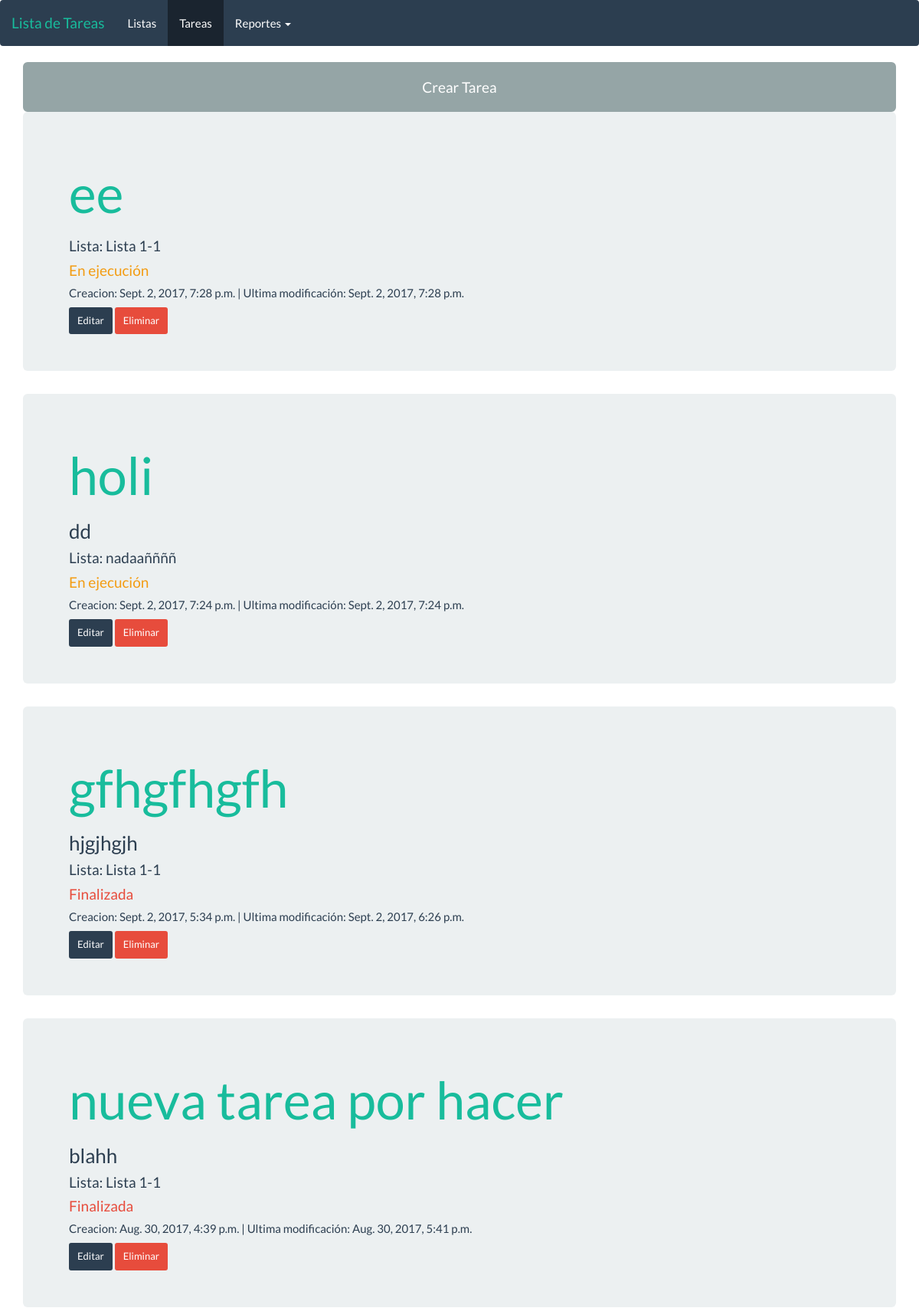
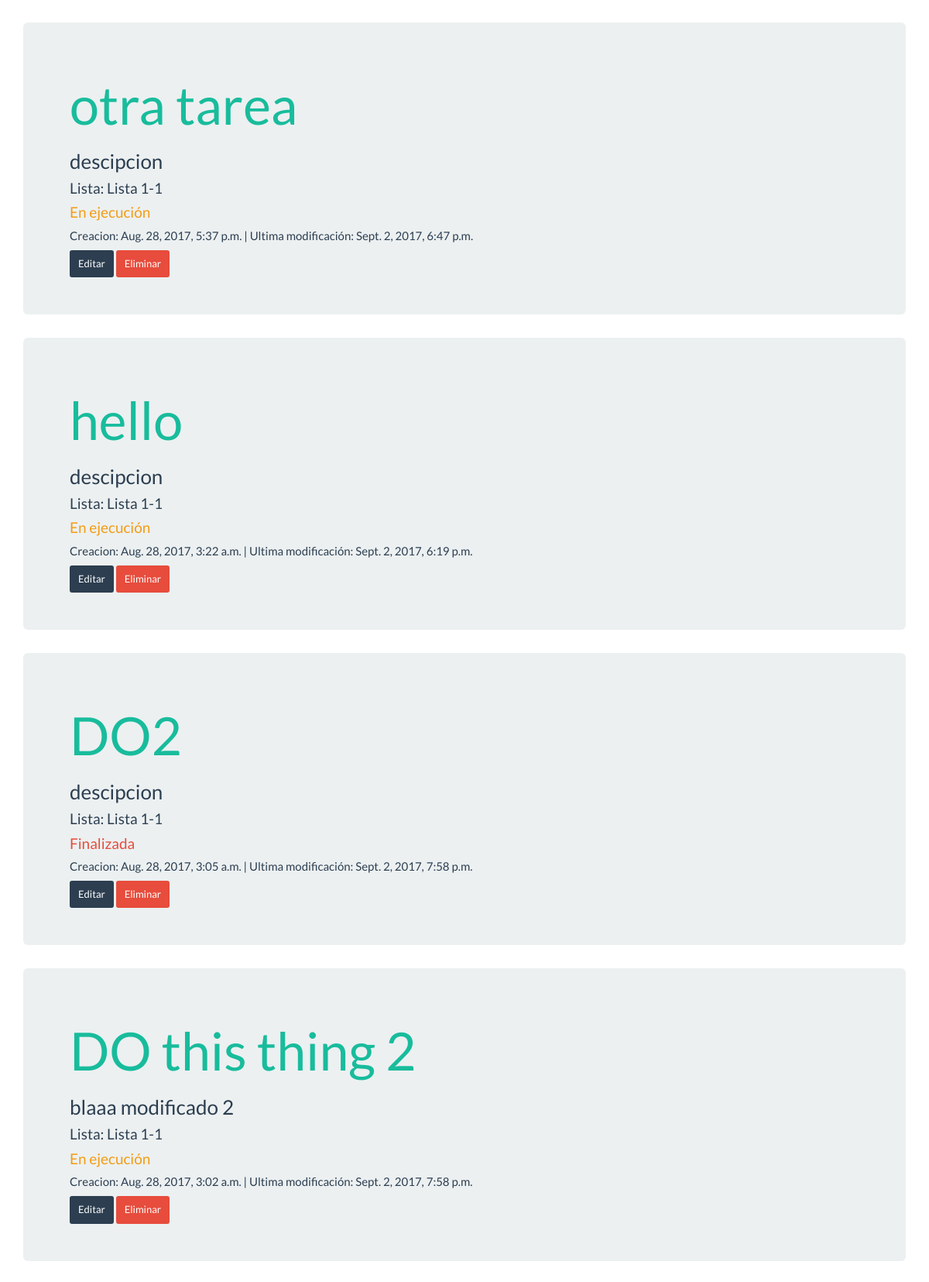
Page /tarea/tareas (upper part) on the committed database (2 pictures, top to bottom).
### tarea/models.py (models this page shows, shortened)
class Tarea(models.Model):
	lista = models.ForeignKey(Lista, null=True, on_delete=models.CASCADE)
	titulo_tarea = models.CharField(max_length=50)
	terminado =models.BooleanField(default=False)
	fecha_creacion_tarea = models.DateTimeField(auto_now_add=True)
	fecha_modificacion = models.DateTimeField(auto_now=True)
	descripcion = models.TextField(blank=True)

class Lista(models.Model):
	titulo_lista = models.CharField(max_length=50)
	fecha_creacion_lista = models.DateTimeField(auto_now_add=True)
	def __str__(self):
		return self.titulo_lista

### tarea/views.py (the view)
class TareaIndexView(BaseView, generic.ListView):
	active_title = 'tarea'
	model = Tarea
	template_name = 'tarea/tarea_index.html'
	def get_queryset(self):
		queryset = Tarea.objects.filter(fecha_creacion_tarea__lte=timezone.now()).order_by('-fecha_creacion_tarea')
		return queryset

### tarea/views.py (called while the page is built)
	def get_active_title(self):
		if self.active_title:
			return self.active_title

	def get_context_data(self):
		context = super(BaseView, self).get_context_data()
		context['active_title'] = self.get_active_title()
		return context

### tarea/templates/tarea/tarea_index.html (shortened to what this page needs)
{% extends 'base.html' %}
{% block container %}
<div class= "container">
<a href="{% url 'tarea:crear_tarea' %}" class="btn btn-default btn-lg btn-block">Crear Tarea</a>
{% if object_list %}
        {% for tarea in object_list %}
        <div class="jumbotron">
  			<h1><a href=#>{{ tarea.titulo_tarea }}</a> </h1>
        <h3>{{ tarea.descripcion }} </h3>
        <h4>Lista: {{ tarea.lista }} </h4>
         {%if tarea.terminado == True%}
        <h4 class="text-danger">Finalizada</h4>
        {% else %}
        <h4 class="text-warning">En ejecución</h4>
        {% endif %}
       	<h5>Creacion: {{ tarea.fecha_creacion_tarea }} | Ultima modificación: {{ tarea.fecha_modificacion }}</h5>
  			<div class="d-inline">
  			<form method="post">
  			<a href="{% url 'tarea:modificar_tarea' tarea.id %}" class="btn btn-primary btn-sm">Editar</a>
  			<a href="{% url 'tarea:eliminar_tarea' tarea.id %}" class="btn btn-danger btn-sm">Eliminar</a>
  			</div>
		</div>
        {% endfor %}
    {% else %}
        <p>No hay tareas</p>
    {% endif %}
{% endblock %}

### rows in the picture
Tarea: titulo_tarea "ee", lista "Lista 1-1", terminado "En ejecución", fecha_creacion_tarea "Sept. 2, 2017, 7:28 p.m.", fecha_modificacion "Sept. 2, 2017, 7:28 p.m."
Tarea: titulo_tarea "holi", descripcion "dd", lista "nadaaññññ", terminado "En ejecución", fecha_creacion_tarea "Sept. 2, 2017, 7:24 p.m.", fecha_modificacion "Sept. 2, 2017, 7:24 p.m."
Tarea: titulo_tarea "gfhgfhgfh", descripcion "hjgjhgjh", lista "Lista 1-1", terminado "Finalizada", fecha_creacion_tarea "Sept. 2, 2017, 5:34 p.m.", fecha_modificacion "Sept. 2, 2017, 6:26 p.m."
Tarea: titulo_tarea "nueva tarea por hacer", descripcion "blahh", lista "Lista 1-1", terminado "Finalizada", fecha_creacion_tarea "Aug. 30, 2017, 4:39 p.m.", fecha_modificacion "Aug. 30, 2017, 5:41 p.m."
Tarea: titulo_tarea "otra tarea", descripcion "descipcion", lista "Lista 1-1", terminado "En ejecución", fecha_creacion_tarea "Aug. 28, 2017, 5:37 p.m.", fecha_modificacion "Sept. 2, 2017, 6:47 p.m."
Tarea: titulo_tarea "hello", descripcion "descipcion", lista "Lista 1-1", terminado "En ejecución", fecha_creacion_tarea "Aug. 28, 2017, 3:22 a.m.", fecha_modificacion "Sept. 2, 2017, 6:19 p.m."
Tarea: titulo_tarea "DO2", descripcion "descipcion", lista "Lista 1-1", terminado "Finalizada", fecha_creacion_tarea "Aug. 28, 2017, 3:05 a.m.", fecha_modificacion "Sept. 2, 2017, 7:58 p.m."
Tarea: titulo_tarea "DO this thing 2", descripcion "blaaa modificado 2", lista "Lista 1-1", terminado "En ejecución", fecha_creacion_tarea "Aug. 28, 2017, 3:02 a.m.", fecha_modificacion "Sept. 2, 2017, 7:58 p.m."
